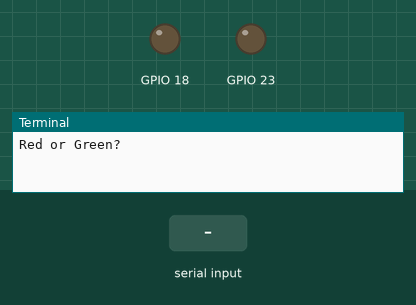
This program was run on a simulated Raspberry Pi (BCM pin numbers). Parts: output pins drawn as LEDs (lit = HIGH), the last lines printed to the terminal. Inputs (shaded band) come from the test bench. At 3.3 s the program stops and its outputs stay as they are.

Above: at 1.2 s.
1.3 s: "Red" typed at the terminal, then Enter
At 1.9 s:
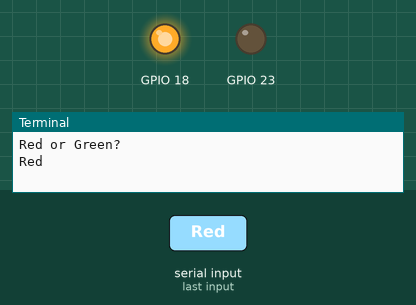
Timing chart, 0 to 4.8 s (numbered marks = the images above; inputs shaded):
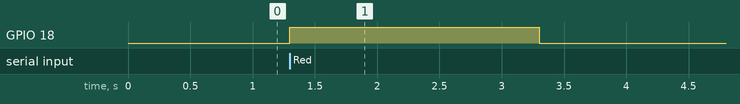

The program:

ledREAD.py
```python
import RPi.GPIO as gpio
import time

gpio.setmode(gpio.BCM)
gpio.setup(18,gpio.OUT)
gpio.setup(23,gpio.OUT)

color = input("Red or Green?")

if color == "Red":
	gpio.output(18,gpio.HIGH)
	time.sleep(2)
	gpio.output(18,gpio.LOW)

elif color == "Green":
	gpio.output(23,gpio.HIGH)
	time.sleep(2)
	gpio.output(23,gpio.LOW)

else:
	print("Wrong input")

gpio.cleanup()
```

Measured:
- after the input at 1.3 s, GPIO 18: LOW → HIGH at once, → LOW 2.0 s later
